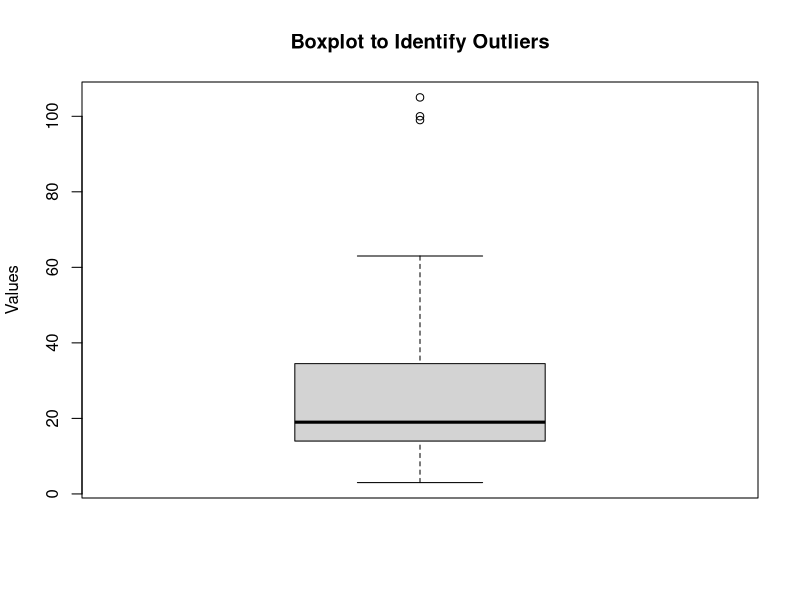

Generate this figure with R:
data <- c(10, 12, 13, 15, 16, 18, 19,33,3,36,63,99,32,15,6, 20, 22, 100, 105)

boxplot(data, main = "Boxplot to Identify Outliers", ylab = "Values")

outliers <- boxplot.stats(data)$out
print(paste("Outliers:", paste(outliers, collapse = ", ")))

